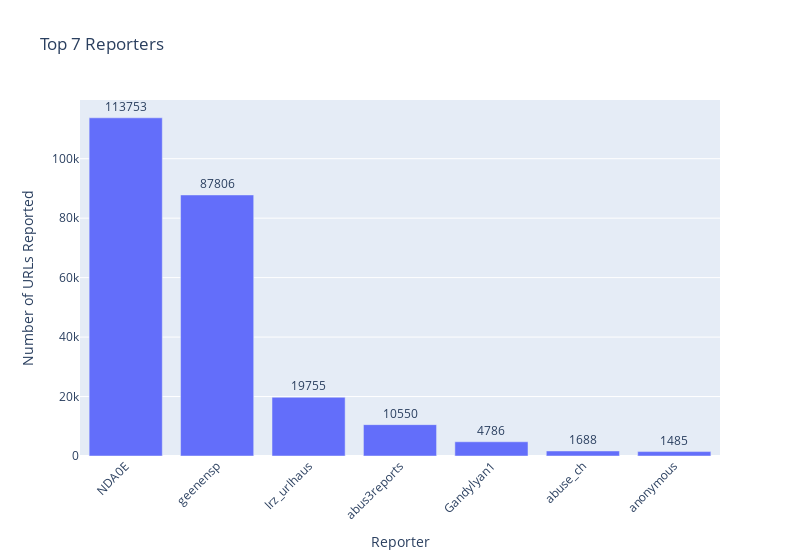

The notebook cell this image was saved under:
### Markdown cell above
# Bar Graph

### Code cell
# Create a bar chart
fig = px.bar(
    x=top_reporters.index,
    y=top_reporters.values,
    title=f'Top {number} Reporters',
    labels={'x': 'Reporter', 'y': 'Number of URLs Reported'},
    text=top_reporters.values
)

fig.update_traces(textposition='outside')

# Update layout for better readability
fig.update_layout(
    xaxis_title='Reporter',
    yaxis_title='Number of URLs Reported',
    xaxis_tickangle=-45,
    yaxis_showgrid=True,
    width=800
)

# Show the plot
fig.show()

### Figure 1 — Plotly figure (JSON) as saved in the notebook; plotly's stock layout.template omitted (floating-point values rounded to 4 significant figures)
{"data": [{"alignmentgroup": "True", "hovertemplate": "Reporter=%{x}<br>Number of URLs Reported=%{y}<br>text=%{text}<extra></extra>", "legendgroup": "", "marker": {"color": "#636efa", "pattern": {"shape": ""}}, "name": "", "offsetgroup": "", "orientation": "v", "showlegend": false, "text": [113753, 87806, 19755, 10550, 4786, 1688, 1485], "textposition": "outside", "type": "bar", "x": ["NDA0E", "geenensp", "lrz_urlhaus", "abus3reports", "Gandylyan1", "abuse_ch", "anonymous"], "xaxis": "x", "y": [113753, 87806, 19755, 10550, 4786, 1688, 1485], "yaxis": "y"}], "layout": {"barmode": "relative", "legend": {"tracegroupgap": 0}, "title": {"text": "Top 7 Reporters"}, "width": 800, "xaxis": {"anchor": "y", "domain": [0, 1], "tickangle": -45, "title": {"text": "Reporter"}}, "yaxis": {"anchor": "x", "domain": [0, 1], "showgrid": true, "title": {"text": "Number of URLs Reported"}}}}
